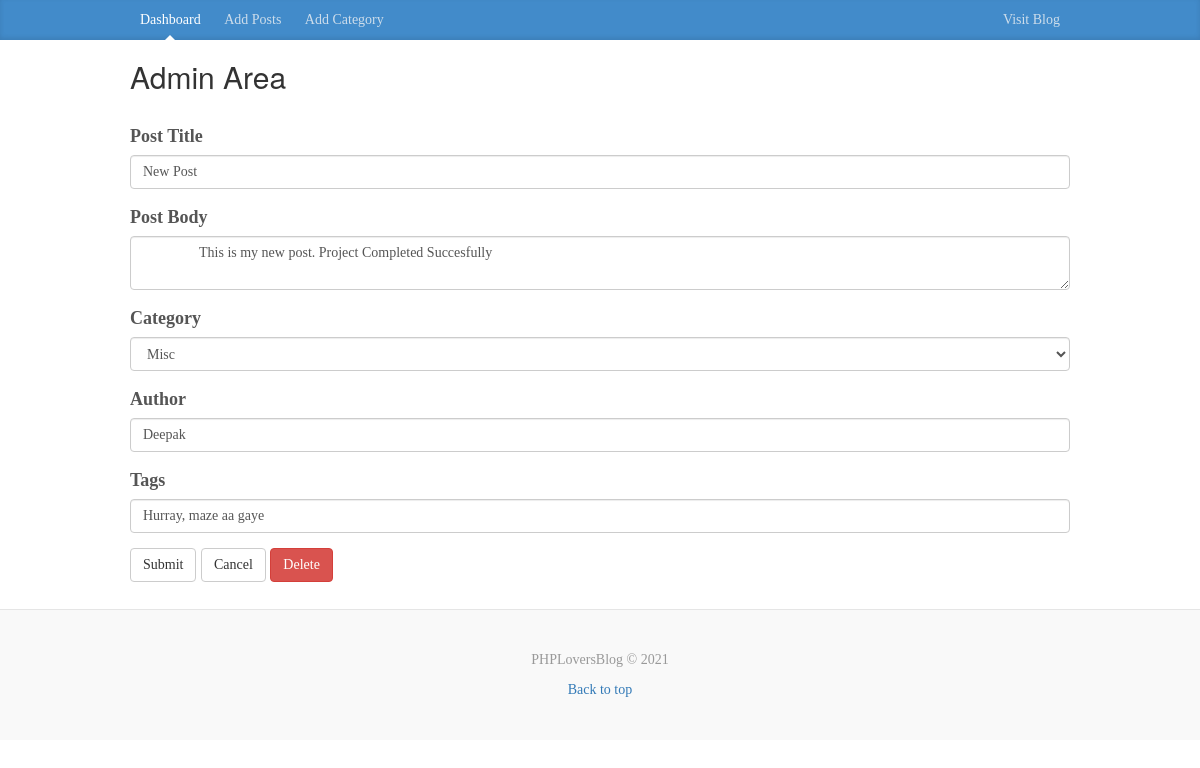
Screenshot of /admin/edit_post.php?id=5 with the database file from the repository.
### tables this page shows
CREATE TABLE `posts` (
  `id` int(11) NOT NULL,
  `category` int(11) NOT NULL,
  `title` varchar(255) NOT NULL,
  `body` text NOT NULL,
  `author` varchar(255) NOT NULL,
  `tags` varchar(255) NOT NULL,
  `date` timestamp NOT NULL DEFAULT current_timestamp()
);

### libraries/Database.php (called while the page is built, shortened)
<?php
    class Database{
        public $host=DB_HOST;
        public $username=DB_USER;
        public $password=DB_PASS;
        public $db_name=DB_NAME;
        public $link;
        private function connect(){
            $this->link=new mysqli($this->host,$this->username,$this->password,$this->db_name);
        }
        public function select($query){
            $result=$this->link->query($query) or die($this->link->error.__LINE__);
            if($result->num_rows>0){
                return $result;
            }
            else{
                return false;
            }
        }
    }
?>

### admin/edit_post.php (the view, shortened to what this page needs)
<?php include 'includes/header.php'; ?>
<?php
	$id = $_GET['id'];
	$db = new Database();
	$query = "SELECT * FROM posts WHERE id = ".$id;
	$post = $db->select($query)->fetch_assoc();
	$query = "SELECT * FROM categories";
	$categories = $db->select($query);
?>
<form role="form" method="post" action="edit_post.php?id=<?php echo $id; ?>">
  <div class="form-group">
    <label>Post Title</label>
    <input name="title" type="text" class="form-control" placeholder="Enter Title" value="<?php echo $post['title']; ?>">
  </div>
  <div class="form-group">
    <label>Post Body</label>
    <textarea name="body" class="form-control" placeholder="Enter Post Body">
		<?php echo $post['body']; ?>
	</textarea>
  </div>
  <div class="form-group">
    <label>Category</label>
    <select name="category" class="form-control">
		<?php while($row = $categories->fetch_assoc()) : ?>
			<?php if($row['id'] == $post['category']){
				$selected = 'selected';
			} else {
				$selected = '';
			}
			?>
			<option value="<?php echo $row['id']; ?>" <?php echo $selected; ?>><?php echo $row['name']; ?></option>
		<?php endwhile; ?>
	</select>
  </div>
  <div class="form-group">
    <label>Author</label>
    <input name="author" type="text" class="form-control" placeholder="Enter Author Name" value="<?php echo $post['author']; ?>">
  </div>
  <div class="form-group">
    <label>Tags</label>
    <input name="tags" type="text" class="form-control" placeholder="Enter Tags" value="<?php echo $post['tags']; ?>">
  </div>
  <div>
	<input name="submit" type="submit" class="btn btn-default" value="Submit" />
	<a href="index.php" class="btn btn-default">Cancel</a>
	<input name="delete" type="submit" class="btn btn-danger" value="Delete" />
  </div>
  <br>
</form>
<?php include 'includes/footer.php'; ?>

### css/custom.css (style rules this page uses)
body { font-family: Georgia, "Times New Roman", Times, serif; color: #555; }

### rows the page displays
posts: title "New Post", body "This is my new post. Project Completed Succesfully", author "Deepak", tags "Hurray, maze aa gaye"

### other values shown
form field category "Misc"
